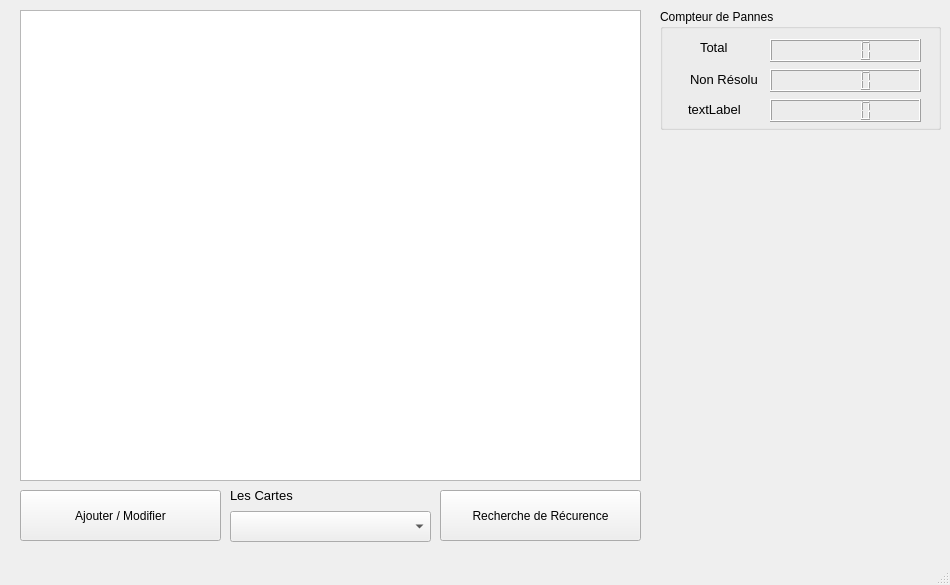
<?xml version="1.0" encoding="UTF-8"?>
<ui version="4.0">
 <class>MainWindow</class>
 <widget class="QMainWindow" name="MainWindow">
  <property name="geometry">
   <rect>
    <x>0</x>
    <y>0</y>
    <width>950</width>
    <height>585</height>
   </rect>
  </property>
  <property name="windowTitle">
   <string>MainWindow</string>
  </property>
  <widget class="QWidget" name="centralwidget">
   <widget class="QPushButton" name="butEntry">
    <property name="geometry">
     <rect>
      <x>20</x>
      <y>490</y>
      <width>201</width>
      <height>51</height>
     </rect>
    </property>
    <property name="text">
     <string>Ajouter / Modifier</string>
    </property>
   </widget>
   <widget class="QPushButton" name="butRec">
    <property name="geometry">
     <rect>
      <x>440</x>
      <y>490</y>
      <width>201</width>
      <height>51</height>
     </rect>
    </property>
    <property name="text">
     <string>Recherche de Récurence</string>
    </property>
   </widget>
   <widget class="QComboBox" name="comboCarte">
    <property name="geometry">
     <rect>
      <x>230</x>
      <y>511</y>
      <width>201</width>
      <height>31</height>
     </rect>
    </property>
   </widget>
   <widget class="QLabel" name="label">
    <property name="geometry">
     <rect>
      <x>230</x>
      <y>480</y>
      <width>201</width>
      <height>31</height>
     </rect>
    </property>
    <property name="font">
     <font>
      <pointsize>10</pointsize>
     </font>
    </property>
    <property name="text">
     <string>Les Cartes</string>
    </property>
   </widget>
   <widget class="QTableWidget" name="tableLogs">
    <property name="geometry">
     <rect>
      <x>20</x>
      <y>10</y>
      <width>621</width>
      <height>471</height>
     </rect>
    </property>
   </widget>
   <widget class="QGroupBox" name="groupBox">
    <property name="geometry">
     <rect>
      <x>660</x>
      <y>9</y>
      <width>281</width>
      <height>121</height>
     </rect>
    </property>
    <property name="title">
     <string>Compteur de Pannes</string>
    </property>
    <widget class="QLCDNumber" name="NumNRes">
     <property name="geometry">
      <rect>
       <x>110</x>
       <y>60</y>
       <width>151</width>
       <height>23</height>
      </rect>
     </property>
    </widget>
    <widget class="QLCDNumber" name="Num">
     <property name="geometry">
      <rect>
       <x>110</x>
       <y>90</y>
       <width>151</width>
       <height>23</height>
      </rect>
     </property>
    </widget>
    <widget class="QLabel" name="label_2">
     <property name="geometry">
      <rect>
       <x>30</x>
       <y>60</y>
       <width>71</width>
       <height>20</height>
      </rect>
     </property>
     <property name="font">
      <font>
       <pointsize>10</pointsize>
      </font>
     </property>
     <property name="text">
      <string>Non Résolu</string>
     </property>
    </widget>
    <widget class="QLabel" name="label_3">
     <property name="geometry">
      <rect>
       <x>28</x>
       <y>90</y>
       <width>61</width>
       <height>20</height>
      </rect>
     </property>
     <property name="font">
      <font>
       <pointsize>10</pointsize>
      </font>
     </property>
     <property name="text">
      <string>textLabel</string>
     </property>
    </widget>
    <widget class="QLabel" name="label_4">
     <property name="geometry">
      <rect>
       <x>40</x>
       <y>30</y>
       <width>49</width>
       <height>16</height>
      </rect>
     </property>
     <property name="font">
      <font>
       <pointsize>10</pointsize>
      </font>
     </property>
     <property name="text">
      <string>Total</string>
     </property>
    </widget>
    <widget class="QLCDNumber" name="NumTotal">
     <property name="geometry">
      <rect>
       <x>110</x>
       <y>30</y>
       <width>151</width>
       <height>23</height>
      </rect>
     </property>
    </widget>
   </widget>
   <widget class="QLabel" name="graphic2">
    <property name="geometry">
     <rect>
      <x>660</x>
      <y>350</y>
      <width>281</width>
      <height>191</height>
     </rect>
    </property>
    <property name="text">
     <string/>
    </property>
   </widget>
   <widget class="QLabel" name="graphic1">
    <property name="geometry">
     <rect>
      <x>660</x>
      <y>140</y>
      <width>281</width>
      <height>191</height>
     </rect>
    </property>
    <property name="text">
     <string/>
    </property>
   </widget>
  </widget>
  <widget class="QMenuBar" name="menubar">
   <property name="geometry">
    <rect>
     <x>0</x>
     <y>0</y>
     <width>950</width>
     <height>22</height>
    </rect>
   </property>
  </widget>
  <widget class="QStatusBar" name="statusbar"/>
 </widget>
 <resources/>
 <connections/>
</ui>
